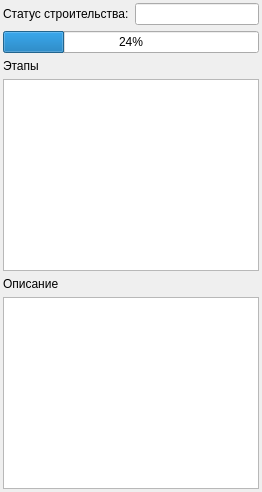
              <widget class="QWidget" name="tab_7">
               <attribute name="title">
                <string>Состояние и сроки</string>
               </attribute>
               <layout class="QGridLayout" name="gridLayout_19">
                <property name="leftMargin">
                 <number>3</number>
                </property>
                <property name="topMargin">
                 <number>3</number>
                </property>
                <property name="rightMargin">
                 <number>3</number>
                </property>
                <property name="bottomMargin">
                 <number>3</number>
                </property>
                <item row="3" column="0" colspan="2">
                 <widget class="QTableWidget" name="tw_project_stages">
                  <property name="editTriggers">
                   <set>QAbstractItemView::EditTrigger::NoEditTriggers</set>
                  </property>
                  <attribute name="verticalHeaderVisible">
                   <bool>false</bool>
                  </attribute>
                 </widget>
                </item>
                <item row="4" column="0">
                 <widget class="QLabel" name="label_17">
                  <property name="text">
                   <string>Описание</string>
                  </property>
                 </widget>
                </item>
                <item row="5" column="0" colspan="2">
                 <widget class="QPlainTextEdit" name="pte_project_description"/>
                </item>
                <item row="2" column="0">
                 <widget class="QLabel" name="label_16">
                  <property name="text">
                   <string>Этапы</string>
                  </property>
                 </widget>
                </item>
                <item row="0" column="0">
                 <widget class="QLabel" name="label_15">
                  <property name="text">
                   <string>Статус строительства:</string>
                  </property>
                 </widget>
                </item>
                <item row="0" column="1">
                 <widget class="QLineEdit" name="le_proj_status"/>
                </item>
                <item row="1" column="0" colspan="2">
                 <widget class="QProgressBar" name="pb_stage_progress">
                  <property name="value">
                   <number>24</number>
                  </property>
                 </widget>
                </item>
               </layout>
              </widget>
